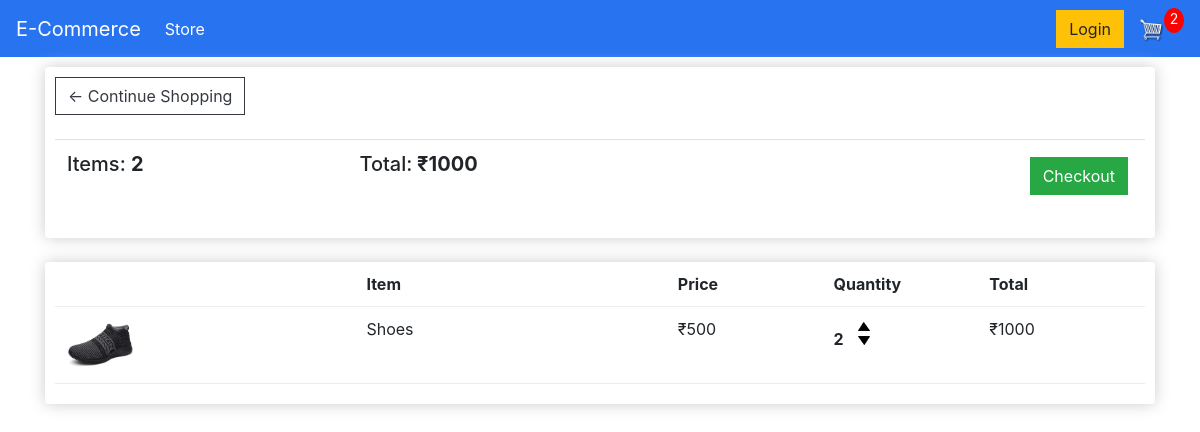
The page /cart/ (signed in) on the database as committed earlier.
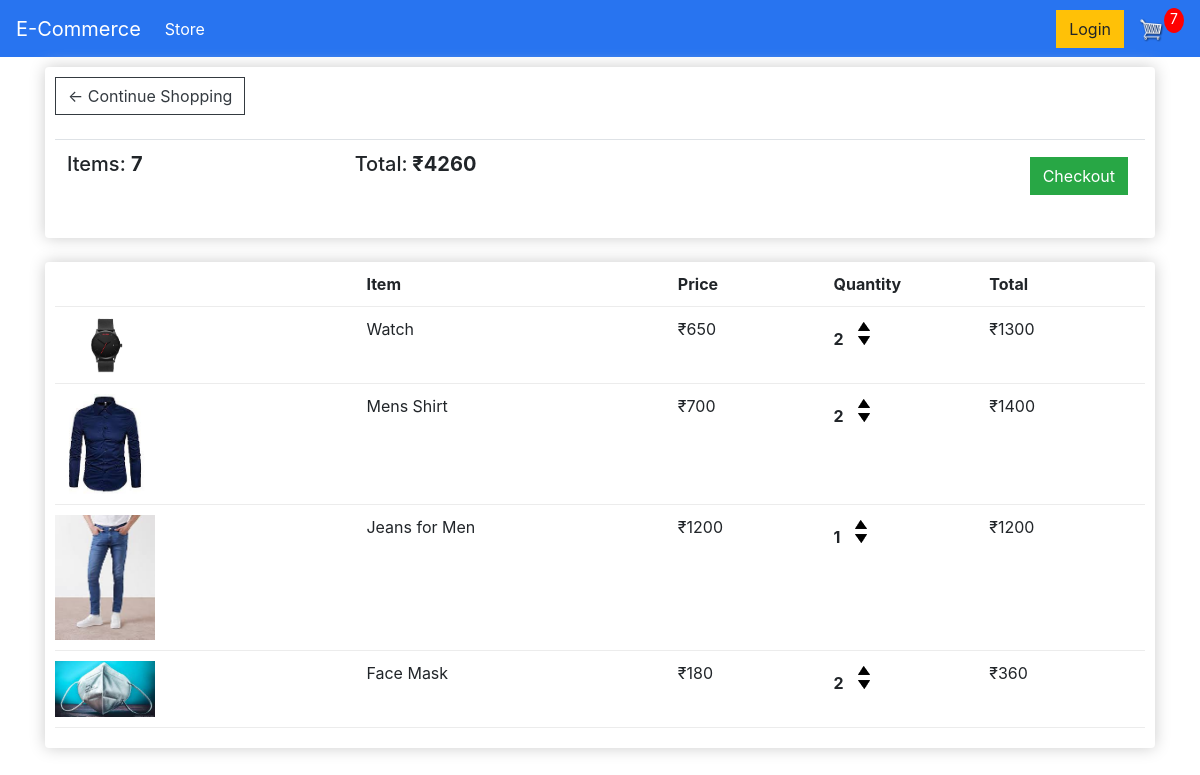
The same page on the database as committed later.
### store/models.py (models this page shows, shortened)
class Order(models.Model):
    customer = models.ForeignKey(Customer, on_delete=models.SET_NULL, null=True, blank=True)
    date_ordered = models.DateTimeField(auto_now_add=True)
    complete = models.BooleanField(default=False, null=True, blank=True)
    transaction_id = models.CharField(max_length=100, null=True)
    @property
    def get_total_cart_items(self):                         # total no of items
        orderitems = self.orderitem_set.all()
        total = sum([item.quantity for item in orderitems])
        return total
    @property
    def get_cart_total(self):                               # total cost
        orderitems = self.orderitem_set.all()
        total = sum([item.get_order_item_total for item in orderitems])
        return total

class OrderItem(models.Model):
    product = models.ForeignKey(Product, on_delete=models.SET_NULL, null=True)
    order = models.ForeignKey(Order, on_delete=models.SET_NULL, null=True)
    quantity = models.IntegerField(default=0, null=True, blank=True)
    date_added = models.DateTimeField(auto_now_add=True)
    @property
    def get_order_item_total(self):
        total = self.quantity * self.product.price
        return total

class Product(models.Model):
    name = models.CharField(max_length=50, null=True)
    price = models.IntegerField()
    digital = models.BooleanField(default=False, null=True, blank=True)
    image = models.ImageField(null=True, blank=True)
    @property
    def imageURL(self):
        try:
            url = self.image.url
        except:
            url = 'images/default_image.png'
        return url

### store/views.py (the view)
# urls.py: path('cart/', views.cart, name='cart'),
def cart(request):
    data = cartData(request)  # from utils.py(to avoid code redundancy)
    cartItems = data['cartItems']
    order = data['order']
    items = data['items']
    context = {'items':items, 'order':order, 'cartItems': cartItems}
    return render(request, 'store/cart.html', context)

### store/utils.py (called while the page is built)
def cartData(request):                         #actual view which repeats for each page
    if request.user.is_authenticated:
        customer = request.user.customer
        order, created = Order.objects.get_or_create(customer=customer, complete = False)
        items = order.orderitem_set.all()
        cartItems = order.get_total_cart_items
    else:
        cookieData = cookieCart(request)        #function from same file
        cartItems = cookieData['cartItems']
        order = cookieData['order']
        items = cookieData['items']
    return {'cartItems':cartItems, 'order':order, 'items':items}

### store/templates/store/cart.html
{% extends 'store/main.html' %}
{% load static %}
{% block content %}
    <div class="row">
		<div class="col-lg-12">
			<div class="box-element">
				<a  class="btn btn-outline-dark" href="{% url 'store' %}">&#x2190; Continue Shopping</a>
				<br>
				<br>
				<table class="table">
					<tr>
						<th><h5>Items: <strong>{{order.get_total_cart_items}}</strong></h5></th>
						<th><h5>Total:<strong> &#x20b9;{{order.get_cart_total}}</strong></h5></th>
						<th>
							<a  style="float:right; margin:5px;" class="btn btn-success" href="{% url 'checkout' %}">Checkout</a>
						</th>
					</tr>
				</table>
			</div>
			<br>
			<div class="box-element">
				<div class="cart-row">
					<div style="flex:2"></div>
					<div style="flex:2"><strong>Item</strong></div>
					<div style="flex:1"><strong>Price</strong></div>
					<div style="flex:1"><strong>Quantity</strong></div>
					<div style="flex:1"><strong>Total</strong></div>
				</div>
				{%for item in items%}
				<div class="cart-row">
					<div style="flex:2"><img class="row-image" src="{{item.product.imageURL}}"></div>
					<div style="flex:2"><p>{{item.product.name}}</p></div>
					<div style="flex:1"><p>&#x20b9;{{item.product.price}}</p></div>
					<div style="flex:1">
						<p class="quantity">{{item.quantity}}</p>
						<div class="quantity">
							<img data-product="{{item.product.id}}" data-action="add" class="chg-quantity update-cart" src="{% static  'images/arrow-up.png' %}">
							<img data-product="{{item.product.id}}" data-action="remove"  class="chg-quantity update-cart" src="{% static  'images/arrow-down.png' %}">
						</div>
					</div>
					<div style="flex:1"><p>&#x20b9;{{item.get_order_item_total}}</p></div>
				</div>
				{% endfor %}
			</div>
		</div>
	</div>
{% endblock content %}

### store/templates/store/main.html (shortened to what this page needs)
<!DOCTYPE html>
{% load static %}
<html lang="en">
<head>
    <link rel="stylesheet" href="https://stackpath.bootstrapcdn.com/bootstrap/4.4.1/css/bootstrap.min.css"
>
    <link rel="stylesheet" type="text/css" href="{% static 'css/main.css' %}">
</head>
<body>
<nav class="navbar navbar-expand-lg navbar-dark bg-dark">
    <a class="navbar-brand" href="{% url 'store' %}">E-Commerce</a>
    <div class="collapse navbar-collapse" id="navbarSupportedContent">
        <ul class="navbar-nav mr-auto">
            <li class="nav-item active">
                <a class="nav-link" href="{% url 'store' %}">Store <span class="sr-only">(current)</span></a>
            </li>
        </ul>
        <div class="form-inline my-2 my-lg-0">
	     	<a href="#"class="btn btn-warning">Login</a>
	     	<a href="{% url 'cart' %}">
	    		<img  id="cart-icon" src="{% static 'images/cart.png' %}">
	    	</a>
	    	<p id="cart-total">{{cartItems}}</p>
	    </div>
    </div>
</nav>
<div class="container">
    {% block content %}
    {% endblock content %}
</div>
</body>
</html>

### static/css/main.css (style rules this page uses)
body { rgb(250, 250, 250); }
h1,h2,h3,h4,h5,h6 { rgb(77, 77, 77); }
.box-element { box-shadow:#cccccc 0 0 16px; background-color: #fff; border-radius: 4px; padding: 10px; }
.bg-dark { background-color: #2874f0 !important; }
#cart-icon { width:25px; display: inline-block; margin-left: 15px; }
#cart-total { display: block; text-align: center; color:#fff; background-color: red; width: 20px; height: 25px; border-radius: 50%; font-size: 14px; }
.col-lg-4, .col-lg-6, .col-lg-8, .col-lg-12 { margin-top: 10px; }
.btn { border-radius: 0; }
.row-image { width: 100px; }
.cart-row { display: flex; align-items: flex-stretch; padding-bottom: 10px; margin-bottom: 10px; border-bottom: 1px solid #ececec; }
.quantity { display: inline-block; font-weight: 700; padding-right:10px; }
.chg-quantity { width: 12px; cursor: pointer; display: block; margin-top: 5px; transition:.1s; }

Rows that differ between the two databases and show on the page:
removed OrderItem: product.imageURL (picture), product.name "Shoes", product.price "500", quantity "2", get_order_item_total "1000"
computed for Order: get_total_cart_items "2" → "7"; get_cart_total "1000" → "4260"
added OrderItem: product.imageURL (picture), product.name "Watch", product.price "650", quantity "2", get_order_item_total "1300"
added OrderItem: product.imageURL (picture), product.name "Mens Shirt", product.price "700", quantity "2", get_order_item_total "1400"
added OrderItem: product.imageURL (picture), product.name "Jeans for Men", product.price "1200", quantity "1", get_order_item_total "1200"
added OrderItem: product.imageURL (picture), product.name "Face Mask", product.price "180", quantity "2", get_order_item_total "360"
Other text that changed with them:
{{ cartItems }}: "2" → "7"
